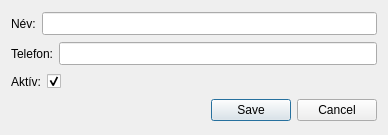
<?xml version="1.0" encoding="UTF-8"?>
<ui version="4.0">
 <class>xDoki</class>
 <widget class="QDialog" name="xDoki">
  <property name="geometry">
   <rect>
    <x>0</x>
    <y>0</y>
    <width>388</width>
    <height>135</height>
   </rect>
  </property>
  <property name="windowTitle">
   <string>Dialog</string>
  </property>
  <property name="windowIcon">
   <iconset resource="images.qrc">
    <normaloff>:/images/1267613805_add-address.png</normaloff>:/images/1267613805_add-address.png</iconset>
  </property>
  <layout class="QGridLayout" name="gridLayout_7">
   <item row="0" column="0">
    <layout class="QGridLayout" name="gridLayout_5">
     <item row="0" column="0">
      <widget class="QLabel" name="label_4">
       <property name="text">
        <string>Név:</string>
       </property>
      </widget>
     </item>
     <item row="0" column="1">
      <widget class="QLineEdit" name="lineEdit_3">
       <property name="minimumSize">
        <size>
         <width>311</width>
         <height>23</height>
        </size>
       </property>
       <property name="maximumSize">
        <size>
         <width>16777215</width>
         <height>23</height>
        </size>
       </property>
      </widget>
     </item>
    </layout>
   </item>
   <item row="1" column="0">
    <layout class="QGridLayout" name="gridLayout_4">
     <item row="0" column="0">
      <widget class="QLabel" name="label_5">
       <property name="text">
        <string>Telefon:</string>
       </property>
      </widget>
     </item>
     <item row="0" column="1">
      <widget class="QLineEdit" name="lineEdit_4">
       <property name="minimumSize">
        <size>
         <width>311</width>
         <height>23</height>
        </size>
       </property>
       <property name="maximumSize">
        <size>
         <width>16777215</width>
         <height>23</height>
        </size>
       </property>
      </widget>
     </item>
    </layout>
   </item>
   <item row="2" column="0">
    <layout class="QGridLayout" name="gridLayout_6">
     <item row="0" column="0">
      <widget class="QLabel" name="label_6">
       <property name="text">
        <string>Aktív:</string>
       </property>
      </widget>
     </item>
     <item row="0" column="1">
      <widget class="QCheckBox" name="checkBox_2">
       <property name="text">
        <string/>
       </property>
       <property name="checked">
        <bool>true</bool>
       </property>
      </widget>
     </item>
     <item row="0" column="2">
      <spacer name="horizontalSpacer_2">
       <property name="orientation">
        <enum>Qt::Horizontal</enum>
       </property>
       <property name="sizeHint" stdset="0">
        <size>
         <width>40</width>
         <height>20</height>
        </size>
       </property>
      </spacer>
     </item>
    </layout>
   </item>
   <item row="3" column="0">
    <widget class="QDialogButtonBox" name="buttonBox">
     <property name="orientation">
      <enum>Qt::Horizontal</enum>
     </property>
     <property name="standardButtons">
      <set>QDialogButtonBox::Cancel|QDialogButtonBox::Save</set>
     </property>
    </widget>
   </item>
  </layout>
 </widget>
 <resources>
  <include location="images.qrc"/>
 </resources>
 <connections>
  <connection>
   <sender>buttonBox</sender>
   <signal>accepted()</signal>
   <receiver>xDoki</receiver>
   <slot>accept()</slot>
   <hints>
    <hint type="sourcelabel">
     <x>248</x>
     <y>254</y>
    </hint>
    <hint type="destinationlabel">
     <x>157</x>
     <y>274</y>
    </hint>
   </hints>
  </connection>
  <connection>
   <sender>buttonBox</sender>
   <signal>rejected()</signal>
   <receiver>xDoki</receiver>
   <slot>reject()</slot>
   <hints>
    <hint type="sourcelabel">
     <x>316</x>
     <y>260</y>
    </hint>
    <hint type="destinationlabel">
     <x>286</x>
     <y>274</y>
    </hint>
   </hints>
  </connection>
 </connections>
</ui>
